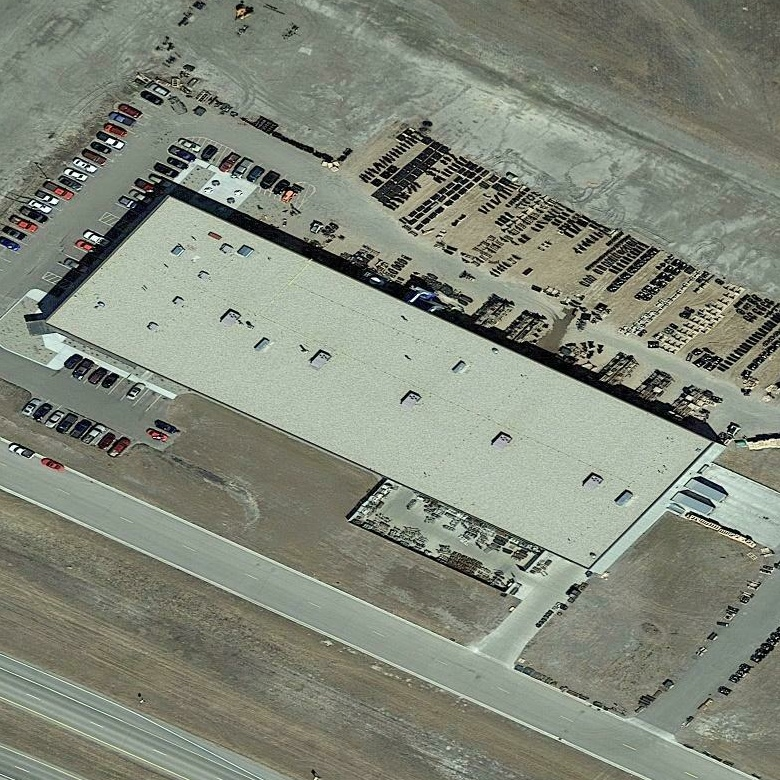
#> input picture neural_models/CNN_Models/Test_Dataset/real/000000000.jpg, 780 x 780 px; its folder holds only this picture in this run
$ jupyter execute --allow-errors maths1_v0.ipynb   (older library calls are emulated)
#> lines starting #> are read from the running program, lines starting #| are printed output that depends on the picture
<a href="https://colab.research.google.com/github/quasarx-snips/sih/blob/main/neural_models/M1_Models/maths1_v0.ipynb" target="_parent"></a>

[cell 1]
import os
import glob
import cv2
import numpy as np
import pandas as pd
import matplotlib.pyplot as plt
import seaborn as sns
import warnings

from scipy.stats import entropy, skew, kurtosis
from scipy.fft import dctn
from skimage.feature import graycomatrix, graycoprops, local_binary_pattern

from sklearn.preprocessing import StandardScaler
from sklearn.feature_selection import SelectKBest, f_classif
from sklearn.linear_model import LogisticRegression
from sklearn.svm import SVC
from sklearn.ensemble import HistGradientBoostingClassifier, VotingClassifier
from sklearn.pipeline import Pipeline
from sklearn.model_selection import StratifiedGroupKFold, cross_val_predict, learning_curve
from sklearn.metrics import roc_curve, auc, accuracy_score, classification_report
from sklearn.exceptions import UndefinedMetricWarning

from google.colab import drive
drive.mount('/content/drive')

DATASET_PATH = '/content/drive/MyDrive/OrbitalTrust_Data'
REAL_DIR = os.path.join(DATASET_PATH, 'real')
FAKE_DIR = os.path.join(DATASET_PATH, 'fake')
print(f"Real folder exists: {os.path.exists(REAL_DIR)}")
print(f"Fake folder exists: {os.path.exists(FAKE_DIR)}")

[cell 2]
def _safe_corr(a, b):
    """Pearson correlation that degrades gracefully on constant channels."""
    if np.std(a) < 1e-8 or np.std(b) < 1e-8:
        return 1.0
    return float(np.corrcoef(a, b)[0, 1])


def _benford_deviation(ac_coeffs):
    """
    Chi-square deviation of DCT AC-coefficient leading digits from Benford's
    Law. Natural-sensor imagery tends to follow Benford's Law closely;
    GAN/diffusion-generated imagery frequently deviates due to unnatural
    coefficient statistics introduced by upsampling/synthesis. Classic
    signal in JPEG/image forensics literature.
    """
    vals = np.abs(ac_coeffs[ac_coeffs != 0])
    if len(vals) < 10:
        return 0.0
    leading = np.floor(vals / (10 ** np.floor(np.log10(vals)))).astype(int)
    leading = leading[(leading >= 1) & (leading <= 9)]
    if len(leading) < 10:
        return 0.0
    observed = np.array([np.sum(leading == d) for d in range(1, 10)], dtype=float)
    observed = observed / observed.sum()
    benford = np.array([np.log10(1 + 1 / d) for d in range(1, 10)])
    return float(np.sum((observed - benford) ** 2 / (benford + 1e-12)))


def extract_math_features_from_array(img, patch_size=32):
    """
    Core feature extractor — operates on an in-memory BGR image array so it
    can be reused for both disk-loaded images and augmented in-memory views.

    Extracts a 21-dimensional mathematical/statistical forensic vector:
      - Multi-patch Shannon Entropy (mean, std, skew, kurtosis)
      - Multi-ring FFT Power Spectral Densities (Low/Mid/High)
      - Multi-angle (0/45/90/135) GLCM texture, averaged for robustness
      - Spatial Gradient (Sobel) & Laplacian energy
      - Block-DCT AC energy + Benford's-Law leading-digit deviation
      - Sensor noise-residual statistics (std + entropy)
      - Cross-channel colour correlation (R-G, G-B)
      - Local Binary Pattern micro-texture entropy
    """
    if img is None:
        return None
    gray = cv2.cvtColor(img, cv2.COLOR_BGR2GRAY)
    h, w = gray.shape

    # 1. Patch-based Shannon entropy statistics (unchanged from v1)
    patch_entropies = []
    for i in range(0, h - patch_size + 1, patch_size):
        for j in range(0, w - patch_size + 1, patch_size):
            patch = gray[i:i + patch_size, j:j + patch_size]
            hist, _ = np.histogram(patch.ravel(), bins=32, range=(0, 256))
            prob = hist / (hist.sum() + 1e-12)
            patch_entropies.append(entropy(prob + 1e-12, base=2))
    patch_entropies = np.array(patch_entropies)
    ent_mean = np.mean(patch_entropies) if len(patch_entropies) else 0.0
    ent_std = np.std(patch_entropies) if len(patch_entropies) else 0.0
    ent_skew = float(skew(patch_entropies)) if len(patch_entropies) else 0.0
    ent_kurt = float(kurtosis(patch_entropies)) if len(patch_entropies) else 0.0

    # 2. FFT concentric-ring power spectral density (unchanged; already
    #    rotation-invariant by construction, since it bins by radial distance)
    f_shift = np.fft.fftshift(np.fft.fft2(gray))
    mag_spec = np.abs(f_shift) ** 2
    total_power = np.sum(mag_spec) + 1e-12
    cy, cx = h // 2, w // 2
    y, x = np.ogrid[:h, :w]
    dist = np.sqrt((x - cx) ** 2 + (y - cy) ** 2)
    max_r = min(h, w) // 2
    r_low, r_mid = max_r * 0.1, max_r * 0.4
    low_power = np.sum(mag_spec[dist <= r_low]) / total_power
    mid_power = np.sum(mag_spec[(dist > r_low) & (dist <= r_mid)]) / total_power
    high_power = np.sum(mag_spec[dist > r_mid]) / total_power

    # 3. Multi-angle GLCM (0, 45, 90, 135) averaged -> less noisy than v1's
    #    single angle=0, and no longer orientation-fragile
    gray_q = (gray // 16).astype(np.uint8)
    glcm = graycomatrix(gray_q, distances=[1], angles=[0, np.pi / 4, np.pi / 2, 3 * np.pi / 4],
                         levels=16, symmetric=True, normed=True)
    glcm_contrast = graycoprops(glcm, 'contrast').mean()
    glcm_dissimilarity = graycoprops(glcm, 'dissimilarity').mean()
    glcm_homogeneity = graycoprops(glcm, 'homogeneity').mean()
    glcm_energy = graycoprops(glcm, 'energy').mean()
    glcm_correlation = graycoprops(glcm, 'correlation').mean()

    # 4. Spatial gradient / Laplacian energy (unchanged)
    laplacian_var = cv2.Laplacian(gray, cv2.CV_64F).var()
    sobelx = cv2.Sobel(gray, cv2.CV_64F, 1, 0, ksize=3)
    sobely = cv2.Sobel(gray, cv2.CV_64F, 0, 1, ksize=3)
    sobel_energy = np.mean(sobelx ** 2 + sobely ** 2)

    # 5. Block-DCT forensic features: AC energy + Benford deviation
    gray_f = gray.astype(np.float32)
    bs = 8
    ac_energies, all_ac = [], []
    for i in range(0, h - bs + 1, bs):
        for j in range(0, w - bs + 1, bs):
            block = gray_f[i:i + bs, j:j + bs]
            d = dctn(block, norm='ortho')
            ac = d.flatten()[1:]  # drop DC term
            ac_energies.append(np.sum(ac ** 2))
            all_ac.append(ac)
    dct_ac_energy = float(np.mean(ac_energies)) if ac_energies else 0.0
    all_ac = np.concatenate(all_ac) if all_ac else np.array([])
    benford_dev = _benford_deviation(all_ac)

    # 6. Sensor noise-residual statistics — real sensor noise has a natural
    #    high-frequency floor that GAN/diffusion imagery often under- or
    #    over-represents
    denoised = cv2.medianBlur(gray, 3)
    residual = gray.astype(np.int16) - denoised.astype(np.int16)
    noise_std = float(np.std(residual))
    hist_r, _ = np.histogram(residual.ravel(), bins=64, range=(-32, 32))
    prob_r = hist_r / (hist_r.sum() + 1e-12)
    noise_entropy = float(entropy(prob_r + 1e-12, base=2))

    # 7. Cross-channel colour correlation
    b, g, r = cv2.split(img.astype(np.float32))
    channel_corr_rg = _safe_corr(r.ravel(), g.ravel())
    channel_corr_gb = _safe_corr(g.ravel(), b.ravel())

    # 8. Local Binary Pattern micro-texture entropy
    lbp = local_binary_pattern(gray, P=8, R=1, method='uniform')
    hist_l, _ = np.histogram(lbp.ravel(), bins=10, range=(0, 10))
    prob_l = hist_l / (hist_l.sum() + 1e-12)
    lbp_entropy = float(entropy(prob_l + 1e-12, base=2))

    return {
        'ent_mean': ent_mean, 'ent_std': ent_std, 'ent_skew': ent_skew, 'ent_kurt': ent_kurt,
        'fft_low_power': low_power, 'fft_mid_power': mid_power, 'fft_high_power': high_power,
        'glcm_contrast': glcm_contrast, 'glcm_dissimilarity': glcm_dissimilarity,
        'glcm_homogeneity': glcm_homogeneity, 'glcm_energy': glcm_energy,
        'glcm_correlation': glcm_correlation,
        'laplacian_var': laplacian_var, 'sobel_energy': sobel_energy,
        'dct_ac_energy': dct_ac_energy, 'benford_dev': benford_dev,
        'noise_std': noise_std, 'noise_entropy': noise_entropy,
        'channel_corr_rg': channel_corr_rg, 'channel_corr_gb': channel_corr_gb,
        'lbp_entropy': lbp_entropy,
    }


# [6 lines left out: function extract_math_features, not called in this run]

[cell 3]
def _dihedral_transforms(img):
    flips = [img, cv2.flip(img, 1)]
    out = []
    for base in flips:
        out.append(base)
        out.append(cv2.rotate(base, cv2.ROTATE_90_CLOCKWISE))
        out.append(cv2.rotate(base, cv2.ROTATE_180))
        out.append(cv2.rotate(base, cv2.ROTATE_90_COUNTERCLOCKWISE))
    return out  # 8 views total


def build_math_dataset(real_path, fake_path, max_samples=1500):
#> called with max_samples = 1500
    records = []
    exts = ('*.png', '*.jpg', '*.jpeg', '*.tif', '*.webp')
    real_files, fake_files = [], []
    for ext in exts:
        real_files.extend(glob.glob(os.path.join(real_path, ext)))
        fake_files.extend(glob.glob(os.path.join(fake_path, ext)))
#> pass 2 of the loop in build_math_dataset, `for ext in exts:`:
    print(f"Discovered: {len(real_files)} Real images, {len(fake_files)} Fake images.")

    for label, files in [(0, real_files[:max_samples]), (1, fake_files[:max_samples])]:
        for f in files:
            img = cv2.imread(f)
#> img is the input picture: shape (780, 780, 3); mean B, G, R 122.3, 136.3, 130.5
            if img is None:
                continue
            source_id = os.path.basename(f)
            for view_idx, view in enumerate(_dihedral_transforms(img)):
                feats = extract_math_features_from_array(view)
                if feats:
                    feats['label'] = label
                    feats['source_id'] = source_id
                    feats['view'] = view_idx
                    records.append(feats)
#> this loop made 8 passes
#> (ent_mean in extract_math_features_from_array, ent_std in extract_math_features_from_array, ent_skew in extract_math_features_from_array, ent_kurt in extract_math_features_from_array, dct_ac_energy in extract_math_features_from_array, benford_dev in extract_math_features_from_array) on passes 1 to 8: (3.12, 0.768, 0.259, -0.801, 50957.7, 0.00531), (3.13, 0.782, 0.293, -0.876, 51196.4, 0.000158), (3.13, 0.774, 0.311, -0.859, 51504.3, 9.57e-05), (3.12, 0.774, 0.317, -0.865, 51185.1, 0.000275), (3.12, 0.774, 0.317, -0.865, 51185.1, 0.000273), (3.13, 0.774, 0.311, -0.859, 51504.3, 9.76e-05), (3.13, 0.782, 0.293, -0.876, 51196.4, 0.00016), (3.12, 0.768, 0.259, -0.801, 50957.7, 0.00529)
#> pass 1, in extract_math_features_from_array, `gray = cv2.cvtColor(img, cv2.COLOR_BGR2GRAY)`:
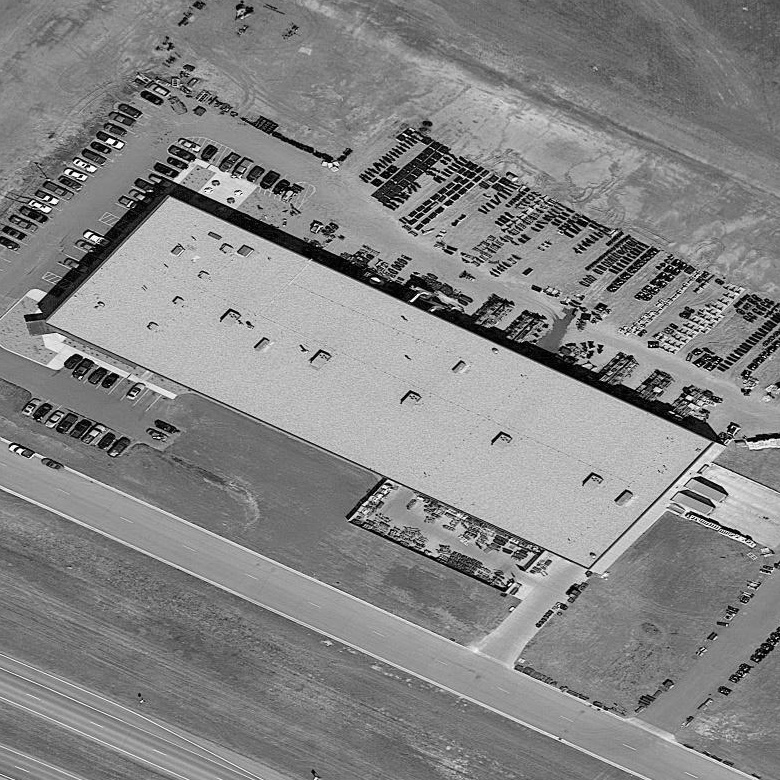
#> gray: shape (780, 780); min 0, max 255, mean 132.9
#> pass 1, in extract_math_features_from_array, `dist = np.sqrt((x - cx) ** 2 + (y - cy) ** 2)`:
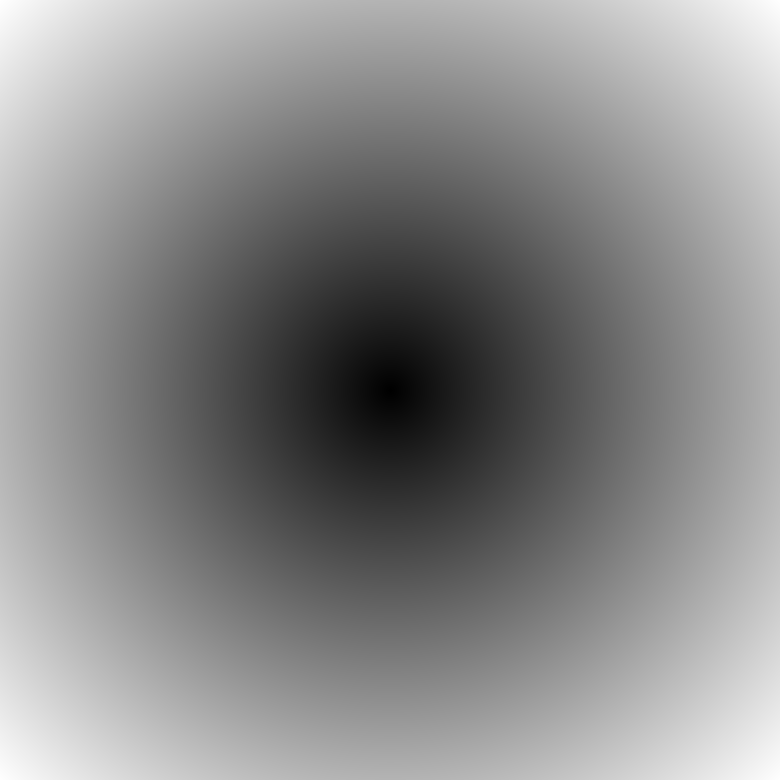
#> dist: shape (780, 780) float64; min 0, max 551.5, mean 298.4; drawn with min black and max white
#> after the loop, records = 8 items
#> pass 2 of the loop in build_math_dataset, `for label, files in [(0, real_files[:max_samples]), (1, fake_files[:ma..`:
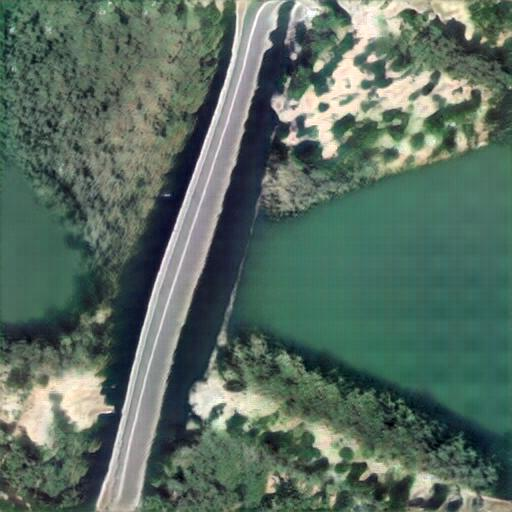
#> input picture neural_models/CNN_Models/Test_Dataset/fake/000000000.jpg, 512 x 512 px
#> in build_math_dataset, img is the input picture: shape (512, 512, 3); mean B, G, R 98, 109.7, 89.9
#> the loop in build_math_dataset, `for view_idx, view in enumerate(_dihedral_transforms(img)):` made 8 passes
#> benford_dev in extract_math_features_from_array on passes 1 to 8: 0.021, 0.0207, 0.021, 0.0207, 0.021, 0.0207, 0.021, 0.0207
#> pass 1, in extract_math_features_from_array (call 9), `gray = cv2.cvtColor(img, cv2.COLOR_BGR2GRAY)`:
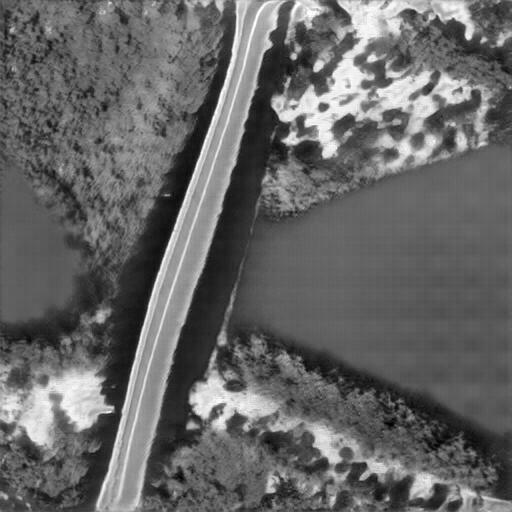
#> gray: shape (512, 512); min 1, max 255, mean 102.4
#> pass 1, in extract_math_features_from_array (call 9), `dist = np.sqrt((x - cx) ** 2 + (y - cy) ** 2)`:
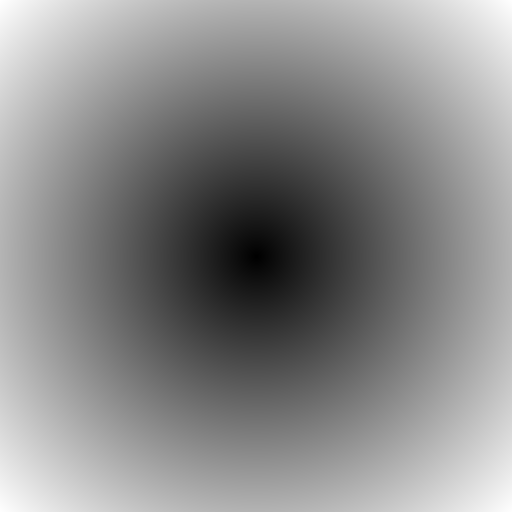
#> dist: shape (512, 512) float64; min 0, max 362, mean 195.9; drawn with min black and max white
#> after the loop in build_math_dataset, `for view_idx, view in enumerate(_dihedral_transforms(img)):`: records = 16 items
    return pd.DataFrame(records)


df = build_math_dataset(REAL_DIR, FAKE_DIR, max_samples=1500)

# IMPORTANT: build_math_dataset appends all real rows first, then all fake
# rows, so unshuffled df/X/y/groups are class-ordered (real block, fake
# block). StratifiedGroupKFold's train indices come back in ascending
# order, and learning_curve's small train_sizes fractions just slice the
# first N of that array - on class-ordered data that slice can land almost
# entirely on one class, crashing LogisticRegression ("only one class").
# Shuffling once here fixes it for every downstream step.
df = df.sample(frac=1, random_state=42).reset_index(drop=True)

print(f"\nExtracted 21-dimensional math vectors for {len(df)} rows "
      f"({df['source_id'].nunique()} unique source images x 8 dihedral views).")
df.head()

[cell 4]
feature_cols = [c for c in df.columns if c not in ['label', 'source_id', 'view']]
X = df[feature_cols].values
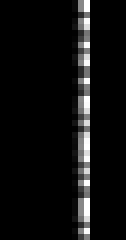
#> X: shape (40, 21) float64 (shown 6 times larger); min -1.95, max 59564.5, mean 3361.7; drawn with min black and max white
y = df['label'].values
groups = df['source_id'].values

# --- Step A: which features actually separate the classes? ---------------
# f_classif gives an ANOVA F-score per feature (computed once here just for
# diagnostics/printing — the pipelines below redo this properly inside CV).
f_scores, _ = f_classif(X, y)
feat_rank = sorted(zip(feature_cols, f_scores), key=lambda t: t[1], reverse=True)
print("Feature separation ranking (higher F-score = better real/fake split):")
for name, score in feat_rank:
    print(f"  {name:<20s} F={score:8.2f}")
top_features = [name for name, _ in feat_rank[:6]]
top_idx = [feature_cols.index(n) for n in top_features]
print(f"\nTop 6 features: {top_features}")

cv = StratifiedGroupKFold(n_splits=5, shuffle=True, random_state=42)


def evaluate(pipeline, X_in, label):
    """Out-of-fold accuracy/AUC for a given pipeline + feature matrix."""
    probs = cross_val_predict(pipeline, X_in, y, cv=cv, groups=groups,
                               method='predict_proba', n_jobs=-1)[:, 1]
    fpr, tpr, thr = roc_curve(y, probs)
    j = tpr - fpr
    idx = np.argmax(j)
    thresh = thr[idx]
    preds = (probs >= thresh).astype(int)
    acc = accuracy_score(y, preds)
    a = auc(fpr, tpr)
    print(f"{label:<32s} AUC={a:.4f}  Accuracy={acc*100:6.2f}%  "
          f"TPR={tpr[idx]*100:5.1f}%  FPR={fpr[idx]*100:5.1f}%")
    return probs, thresh, acc, a


# --- Step B: candidate models, cheapest/simplest first --------------------
candidates = {
    "A) Plain LR, all 21 features": (
        Pipeline([('scaler', StandardScaler()),
                  ('clf', LogisticRegression(C=0.5, max_iter=2000, class_weight='balanced'))]),
        X),
    "B) Plain LR, top-6 features only": (
        Pipeline([('scaler', StandardScaler()),
                  ('clf', LogisticRegression(C=0.5, max_iter=2000, class_weight='balanced'))]),
        X[:, top_idx]),
    "C) LR + SelectKBest(12), no ensemble": (
        Pipeline([('scaler', StandardScaler()),
                  ('select', SelectKBest(score_func=f_classif, k=12)),
                  ('clf', LogisticRegression(C=0.5, max_iter=2000, class_weight='balanced'))]),
        X),
    "D) Full ensemble (v2, previous cell)": (
        Pipeline([('scaler', StandardScaler()),
                  ('select', SelectKBest(score_func=f_classif, k=12)),
                  ('clf', VotingClassifier(estimators=[
                      ('lr', LogisticRegression(C=0.5, max_iter=2000, class_weight='balanced')),
                      ('svm', SVC(kernel='rbf', C=1.0, gamma='scale', probability=True, class_weight='balanced')),
                      ('hgb', HistGradientBoostingClassifier(max_iter=60, max_depth=3, learning_rate=0.05,
                                                              l2_regularization=1.0, min_samples_leaf=10,
                                                              random_state=42)),
                  ], voting='soft'))]),
        X),
}

print("\n" + "=" * 78)
print(" MODEL COMPARISON — out-of-fold, group-aware (no leakage) ")
print("=" * 78)
results = {}
#> (the rest of this cell did not finish here and is left out)
